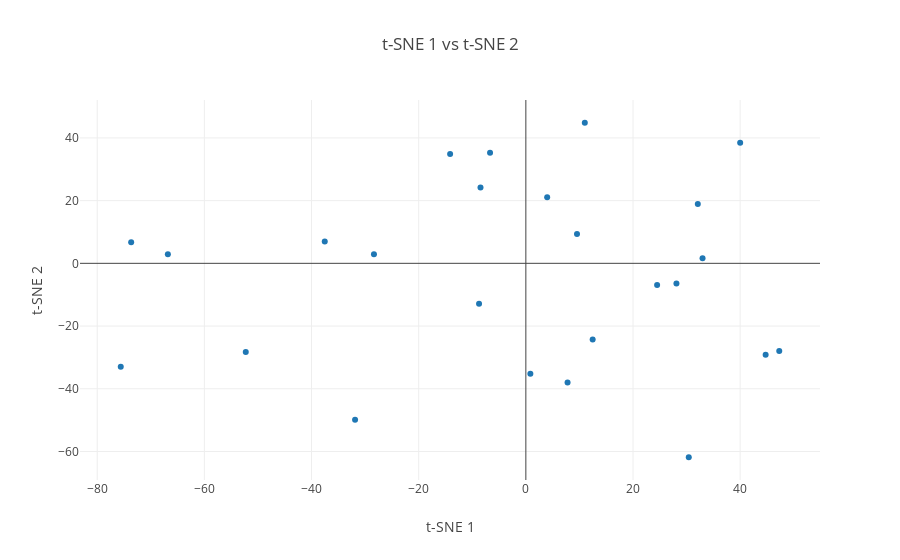
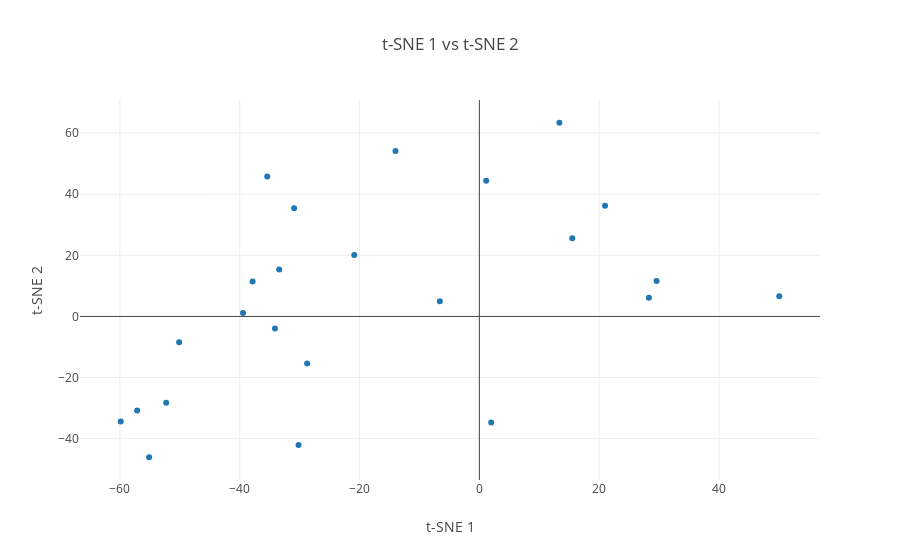

Write notebook code for charts like these, in order.
### Code cell
plot_words(conv_tsne_embds, words, roots_sad, 0, 10000, 1)
plot_words(conv_tsne_embds, words, roots_joy, 0, 10000, 1)

### Figure 1 — Plotly figure (JSON) as saved in the notebook; plotly's stock layout.template omitted (floating-point values rounded to 4 significant figures)
{"data": [{"mode": "markers", "text": ["death", "murder", "cut", "shame", "spoiler", "beat", "lose", "conflict", "boredom", "flop", "doom", "assassin", "heartfelt", "turmoil", "fright", "ghetto", "aftermath", "abandon", "dismiss", "orphan", "torment", "coward", "dwarf", "bastard", "fuss"], "type": "scatter", "uid": "7cf3a8e0-0bf6-4f8e-b611-4eea70ebba4f", "x": [32.09, 32.98, 47.3, 0.841, -28.35, -75.61, -8.464, 30.41, 12.47, 9.546, 28.11, 11.0, -52.27, -66.82, 44.76, -37.54, 24.5, 3.979, -14.13, -31.87, -73.67, -6.681, 40.0, 7.782, -8.735], "y": [18.96, 1.612, -27.97, -35.23, 2.895, -32.99, 24.19, -61.84, -24.3, 9.319, -6.442, 44.84, -28.26, 2.897, -29.13, 6.988, -6.923, 21.11, 34.84, -49.91, 6.739, 35.25, 38.5, -38.01, -12.86]}], "layout": {"hovermode": "closest", "title": {"text": "t-SNE 1 vs t-SNE 2"}, "xaxis": {"title": {"text": "t-SNE 1"}}, "yaxis": {"title": {"text": "t-SNE 2"}}}}

### Figure 2 — Plotly figure (JSON) as saved in the notebook; plotly's stock layout.template omitted (floating-point values rounded to 4 significant figures)
{"data": [{"mode": "markers", "text": ["classic", "enjoy", "sex", "close", "deal", "success", "support", "passion", "friendship", "clean", "winner", "beach", "succeed", "splendid", "triumph", "vivid", "accomplish", "heartfelt", "marvel", "obtain", "reward", "joker", "crown", "bonanza"], "type": "scatter", "uid": "ccb02a3d-a756-4463-9ccf-a97e1dd5b4d6", "x": [15.5, -35.41, 29.58, -33.42, 1.976, -34.12, -30.18, -57.12, 20.98, -39.45, -30.92, -6.598, 13.35, 1.137, -59.86, -28.75, -14.0, -52.27, 28.3, -37.85, 50.05, -20.88, -50.11, -55.12], "y": [25.6, 45.84, 11.61, 15.35, -34.74, -3.906, -42.11, -30.75, 36.23, 1.135, 35.45, 4.997, 63.41, 44.39, -34.39, -15.44, 54.19, -28.26, 6.16, 11.47, 6.583, 20.14, -8.442, -46.1]}], "layout": {"hovermode": "closest", "title": {"text": "t-SNE 1 vs t-SNE 2"}, "xaxis": {"title": {"text": "t-SNE 1"}}, "yaxis": {"title": {"text": "t-SNE 2"}}}}
